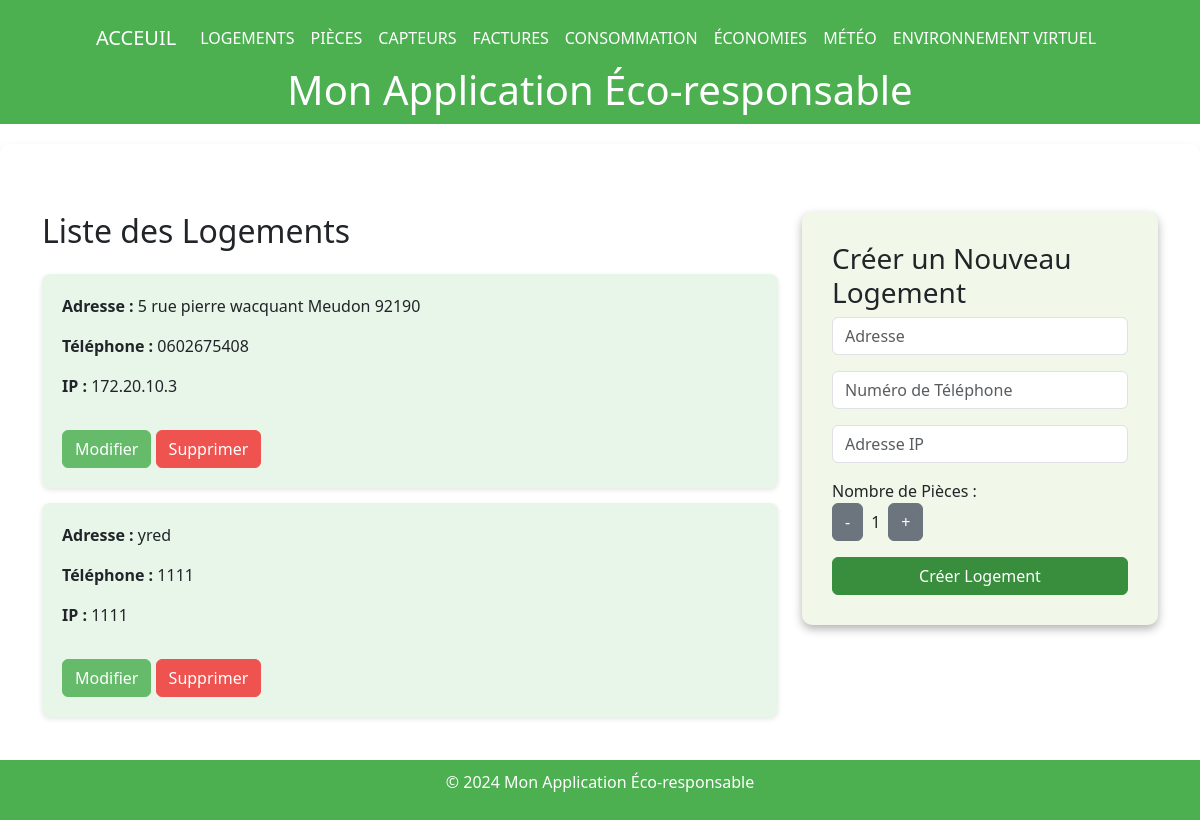
Page /logements on the earlier database version.
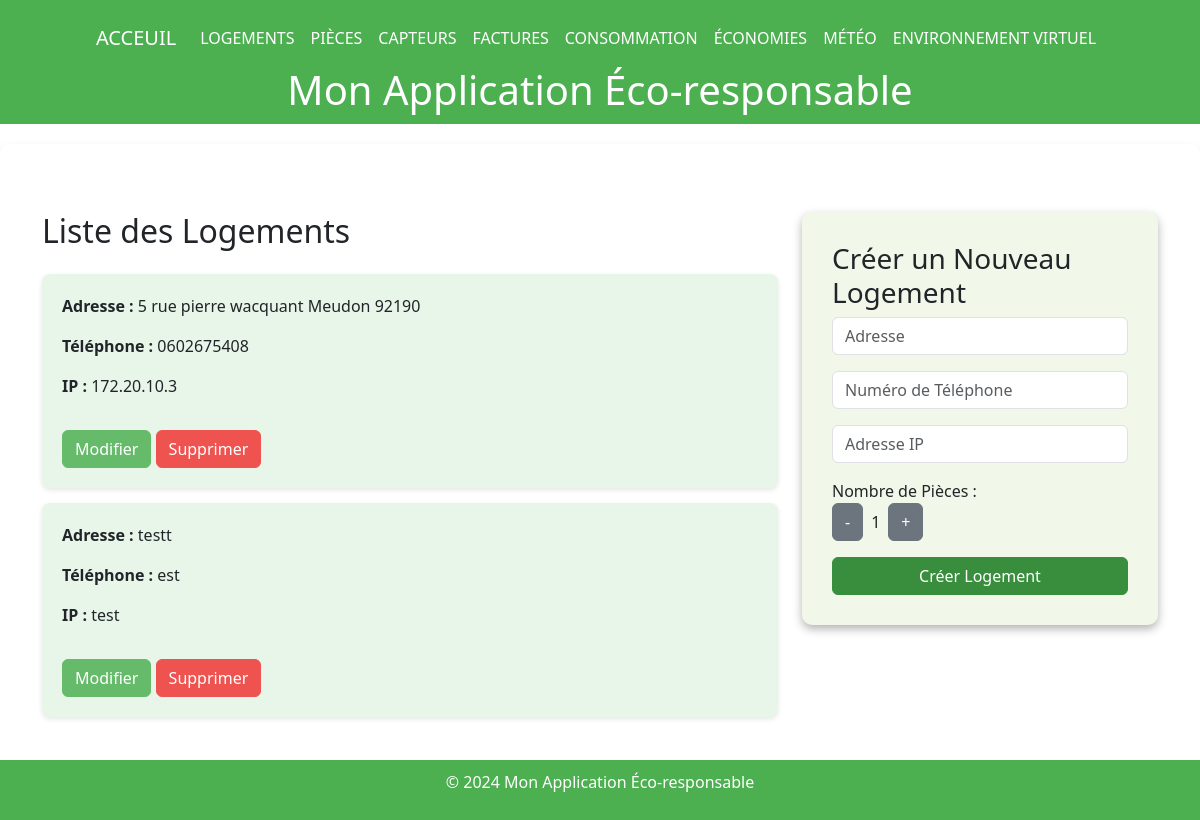
Same page on the later database version.
### tables this page shows
CREATE TABLE Housing (
housing_id INTEGER PRIMARY KEY, -- Identifiant unique pour chaque logement
address VARCHAR(255), -- Adresse du logement
phone_number VARCHAR(20), -- NumÃ©ro de contact pour le logement
ip_address VARCHAR(15), -- Adresse IP associÃ©e au logement
insert_date TIMESTAMP DEFAULT CURRENT_TIMESTAMP -- Horodatage de l'ajout de l'enregistrement
);

### main.py (the view)
@app.get("/logements", response_class=HTMLResponse)
def get_logements(request: Request):
    conn = get_db_connection()
    logements = conn.execute("SELECT * FROM Housing").fetchall()
    conn.close()
    logements_list = [dict(row) for row in logements]
    return templates.TemplateResponse("logements.html", {
        "request": request,
        "logements": logements_list
    })

### templates/logements.html (shortened to what this page needs)
{% extends "layout.html" %}
{% block extra_css %}
<link href="https://cdn.jsdelivr.net/npm/bootstrap@5.3.0/dist/css/bootstrap.min.css" rel="stylesheet">
{% endblock %}
{% block content %}
<div class="container my-5">
    <div class="row">
        <div class="col-md-8">
            <h2 class="mb-4">Liste des Logements</h2>
            {% for logement in logements %}
            <div class="logement-item d-flex flex-column">
                <p><strong>Adresse :</strong> {{ logement.address }}</p>
                <p><strong>Téléphone :</strong> {{ logement.phone_number }}</p>
                <p><strong>IP :</strong> {{ logement.ip_address }}</p>
                <div class="mt-3">
                    <button class="btn btn-warning"
                        onclick="openEditModal('{{ logement.housing_id }}', '{{ logement.address }}', '{{ logement.phone_number }}', '{{ logement.ip_address }}')">
                        Modifier
                    </button>
                    <button class="btn btn-danger"
                        onclick="deleteLogement('{{ logement.housing_id }}')">Supprimer</button>
                </div>
            </div>
            {% endfor %}
        </div>
        <div class="col-md-4">
            <div class="form-container">
                <h3>Créer un Nouveau Logement</h3>
                <form method="POST" action="/logements">
                    <input type="text" name="address" placeholder="Adresse" required class="form-control mb-3">
                    <input type="text" name="phone_number" placeholder="Numéro de Téléphone" required
                        class="form-control mb-3">
                    <input type="text" name="ip_address" placeholder="Adresse IP" required class="form-control mb-3">
                    <label>Nombre de Pièces :</label>
                    <div class="d-flex align-items-center mb-3">
                        <button type="button" class="btn btn-secondary me-2" onclick="decrementRooms()">-</button>
                        <span id="roomCounter">1</span>
                        <button type="button" class="btn btn-secondary ms-2" onclick="incrementRooms()">+</button>
                    </div>
                    <button type="submit" class="btn btn-success w-100">Créer Logement</button>
                </form>
            </div>
        </div>
    </div>
</div>
{% endblock %}

Differences in the rows shown:
removed Housing: address "yred", phone_number "1111", ip_address "1111"
added Housing: address "testt", phone_number "est", ip_address "test"
